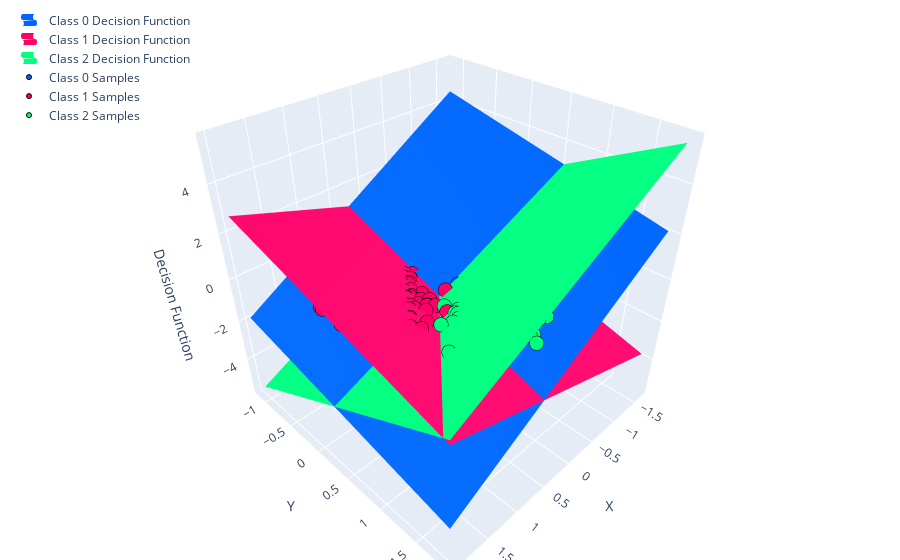

The cell this chart's notebook holds for it:
### Code cell
vis.show_decision_functions(linear_classifier)

### Figure 1 — Plotly figure (JSON) as saved in the notebook; plotly's stock layout.template omitted (floating-point values rounded to 4 significant figures; data arrays with more than 128 entries replaced by an {"elided": "..."} marker saying what was removed)
{"data": [{"colorscale": [[0, "rgb(0, 102, 255)"], [1, "rgb(0, 102, 255)"]], "name": "Class 0 Decision Function", "opacity": 1, "showlegend": true, "showscale": false, "type": "surface", "x": {"elided": "100x100 float values"}, "y": {"elided": "100x100 float values"}, "z": {"elided": "100x100 float values"}}, {"colorscale": [[0, "rgb(255, 0, 102)"], [1, "rgb(255, 0, 102)"]], "name": "Class 1 Decision Function", "opacity": 1, "showlegend": true, "showscale": false, "type": "surface", "x": {"elided": "100x100 float values"}, "y": {"elided": "100x100 float values"}, "z": {"elided": "100x100 float values"}}, {"colorscale": [[0, "rgb(0, 255, 127)"], [1, "rgb(0, 255, 127)"]], "name": "Class 2 Decision Function", "opacity": 1, "showlegend": true, "showscale": false, "type": "surface", "x": {"elided": "100x100 float values"}, "y": {"elided": "100x100 float values"}, "z": {"elided": "100x100 float values"}}, {"marker": {"color": "rgb(0, 102, 255)", "line": {"color": "black", "width": 1}, "size": 5}, "mode": "markers", "name": "Class 0 Samples", "type": "scatter3d", "x": {"elided": "387 float values"}, "y": {"elided": "387 float values"}, "z": {"elided": "387 int values"}}, {"marker": {"color": "rgb(255, 0, 102)", "line": {"color": "black", "width": 1}, "size": 5}, "mode": "markers", "name": "Class 1 Samples", "type": "scatter3d", "x": {"elided": "375 float values"}, "y": {"elided": "375 float values"}, "z": {"elided": "375 int values"}}, {"marker": {"color": "rgb(0, 255, 127)", "line": {"color": "black", "width": 1}, "size": 5}, "mode": "markers", "name": "Class 2 Samples", "type": "scatter3d", "x": {"elided": "363 float values"}, "y": {"elided": "363 float values"}, "z": {"elided": "363 int values"}}], "layout": {"legend": {"x": 0.01, "xanchor": "left", "y": 0.99, "yanchor": "top"}, "margin": {"b": 0, "l": 0, "r": 0, "t": 0}, "scene": {"aspectmode": "manual", "aspectratio": {"x": 1, "y": 1, "z": 1}, "xaxis": {"title": {"text": "X"}}, "yaxis": {"title": {"text": "Y"}}, "zaxis": {"title": {"text": "Decision Function"}}}}}
